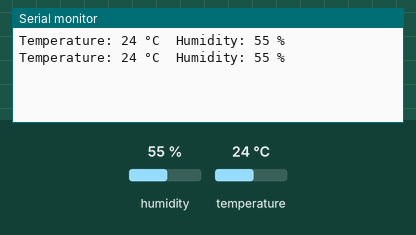
A sketch run on a simulated Arduino Uno, built with avr-gcc and run on an emulated ATmega328P. On the bench: the last lines printed to the serial monitor. The inputs (shaded band) are chosen by the test bench; at power-on: humidity 55 %, temperature 24 °C.

Above: at 6.3 s.
6.4 s: humidity set to 22 %
At 12.0 s:
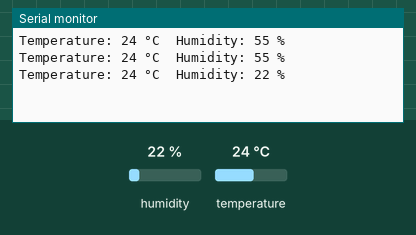
12.6 s: temperature set to 12 °C
At 18.3 s:
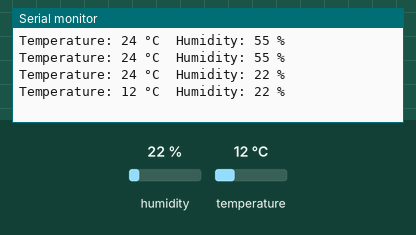
18.8 s: humidity set to 40 %
At 23.4 s:
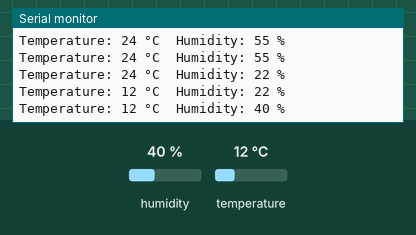
Timing chart, 0 to 24.9 s (numbered marks = the images above; inputs shaded):
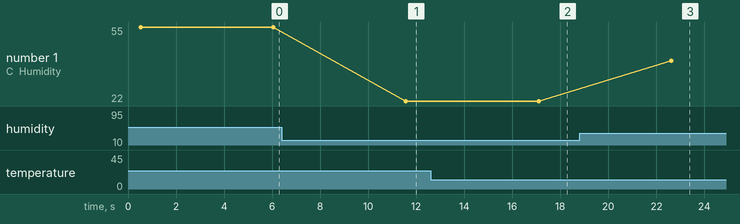

Measured:
- after the input at 6.4 s, the serial monitor: prints a new line after 5.2 s (image 1)
- after the input at 12.6 s, the serial monitor: prints a new line after 4.5 s (image 2)
- after the input at 18.8 s, the serial monitor: prints a new line after 3.8 s (image 3)
- plotted number 1: 55 → 22 after the input at 6.4 s, 22 → 40 after the input at 18.8 s

The sketch:

DHT11_sensing_data.ino
```cpp
#include <DHT11.h>

DHT11 dht11(15);

void setup() {
Serial.begin(9600); //鮑率設定 9600
}

void loop() {
int temperature = 0;
int humidity = 0;
int result = dht11.readTemperatureHumidity(temperature, humidity);
if (result == 0) {
Serial.print("Temperature: ");
Serial.print(temperature);
Serial.print(" °C\tHumidity: ");
Serial.print(humidity);
Serial.println(" %");
} else {
// Print error message based on the error code.
Serial.println(DHT11::getErrorString(result));
}
delay(5000);
}
```
